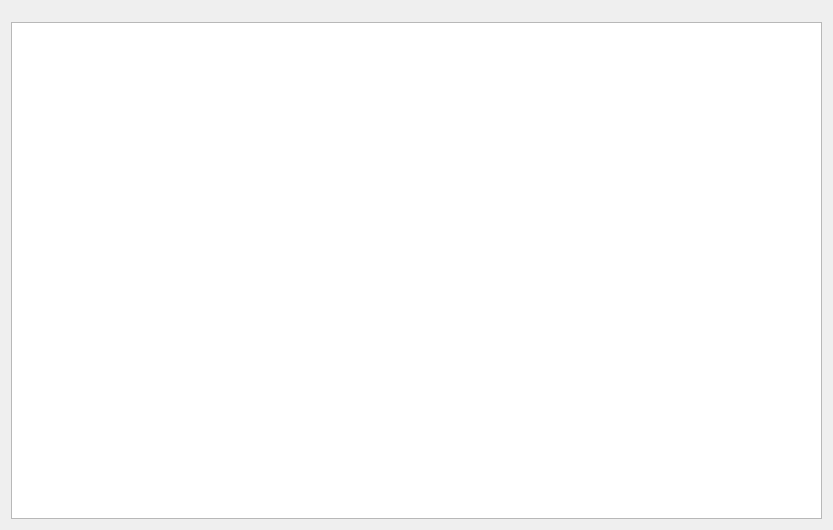
<?xml version="1.0" encoding="UTF-8"?>
<ui version="4.0">
 <class>MUH_YANSITMA_HESAPLARI_FISI</class>
 <widget class="QDialog" name="MUH_YANSITMA_HESAPLARI_FISI">
  <property name="geometry">
   <rect>
    <x>0</x>
    <y>0</y>
    <width>833</width>
    <height>530</height>
   </rect>
  </property>
  <property name="sizePolicy">
   <sizepolicy hsizetype="Expanding" vsizetype="Expanding">
    <horstretch>5</horstretch>
    <verstretch>0</verstretch>
   </sizepolicy>
  </property>
  <property name="windowTitle">
   <string>Dialog</string>
  </property>
  <layout class="QGridLayout" name="gridLayout" rowstretch="1,100">
   <item row="0" column="0">
    <widget class="QWidget" name="kernel_buttons_widget" native="true"/>
   </item>
   <item row="1" column="0">
    <widget class="QTableWidget" name="tablewidget_yansitma_hesaplari"/>
   </item>
  </layout>
  <action name="action_satir_ekle">
   <property name="text">
    <string>Satır Ekle</string>
   </property>
  </action>
  <action name="action_satir_sil">
   <property name="text">
    <string>Satır Sil</string>
   </property>
  </action>
  <action name="action_satiri_tamamla">
   <property name="text">
    <string>Satiri Tamamla</string>
   </property>
   <property name="toolTip">
    <string>Satırdaki eksik bilgileri tamamlar.</string>
   </property>
   <property name="shortcut">
    <string>Ctrl+T</string>
   </property>
  </action>
 </widget>
 <tabstops>
  <tabstop>tablewidget_yansitma_hesaplari</tabstop>
 </tabstops>
 <resources>
  <include location="../k9_icons.qrc"/>
 </resources>
 <connections/>
</ui>
